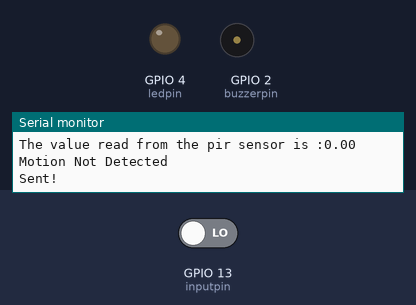
The sketch below on a simulated ESP8266 (NodeMCU). Parts: output pins drawn as LEDs (lit = HIGH), buzzer (waves = sounding, pin HIGH), the last lines printed to the serial monitor. The test bench sets the inputs (shaded band); at power-on: GPIO 13 (inputpin) LOW. WiFi joins after 1.5 s; servers stay silent unless stated; no MQTT or app messages arrive unless stated.

Above: at 2.8 s.
2.9 s: GPIO 13 (inputpin) driven HIGH
At 7.1 s:
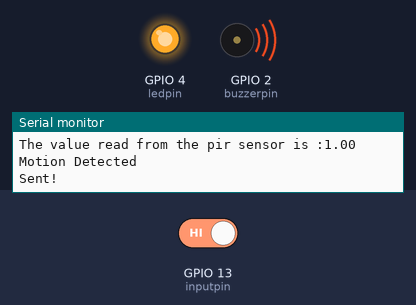
8.3 s: GPIO 13 (inputpin) driven LOW
At 12.8 s:
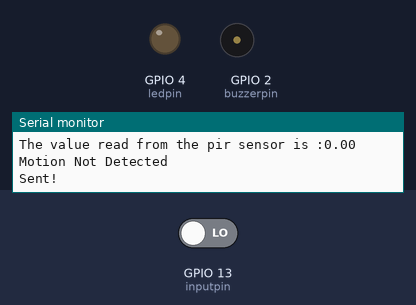
Timing chart, 0 to 14.3 s (numbered marks = the images above; inputs shaded):
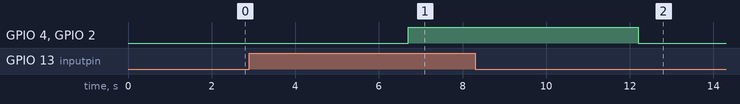

The sketch:

pir_sensor_2.ino
```cpp
//pir sensor project
//Project By Prathyusha Nareshkumar

#include <Adafruit_MQTT.h>                                  // Adafruit MQTT library
#include <Adafruit_MQTT_Client.h>                           // Adafruit MQTT library
//*****************************************************************************

#include <ESP8266WiFi.h>                                  // ESP8266 library
#include <SoftwareSerial.h>                                 // Software Serial Library so we can use Pins for communication with the GPS module

//*********************** PIR Motion Sensor Setup *****************************

int buzzerpin = 2;                                            // choose the pin for the BUZZER (Pin D4, GPIO 2)
int ledpin = 4;                                             // choose the pin for the LED (Pin D2, GPIO 4)
int inputpin = 13;                                          // choose the input pin (for PIR sensor) (Pin D7, GPIO 13)
int pirState = LOW;                                         // we start, assuming no motion detected
float readval = 0;
float writevalue=0;

//************************* WiFi Access Point *********************************

#define WLAN_SSID       "Naresh"                        // Enter Your router SSID
#define WLAN_PASS       "snk@1964"                        // Enter Your router Password
WiFiClient client;
//************************* Adafruit.io Setup *********************************

#define AIO_SERVER      "io.adafruit.com"
#define AIO_SERVERPORT  1883                                // use 8883 for SSL
#define AIO_USERNAME    "prathyu13"                      // Enter Your Adafruit IO Username
#define AIO_KEY         "aio_fiMZ09RH3pkJ7WplapdhjQ0qLgcV"                      // Enter Your Adafruit IO Key


Adafruit_MQTT_Client mqtt(&client, AIO_SERVER, AIO_SERVERPORT, AIO_USERNAME, AIO_KEY);
Adafruit_MQTT_Publish motion = Adafruit_MQTT_Publish(&mqtt, AIO_USERNAME "/feeds/pir-sensor-feed");
// connect to adafruit io via MQTT
void connect() {
  Serial.print("Connecting to Adafruit IO... ");
  int ret;
  while ( (ret= mqtt.connect()) != 0) {
         Serial.println(F("Connection failed")); break;
  if(ret >= 0)
      mqtt.disconnect();
      Serial.println(F("Retrying connection..."));
    delay(10000);
  }
  Serial.println("Adafruit IO Connected!");
}
void setup()
{
  Serial.begin(9600);
  pinMode(buzzerpin,OUTPUT);
  pinMode(ledpin,OUTPUT);
  pinMode(inputpin,INPUT);
  delay(100);
  Serial.println("Detecting the sensitivity of pir sensor using ,Adafruit IO,IFTTT,ESP8266");
  Serial.print("Connecting to ");
  Serial.println(WLAN_SSID);
  WiFi.begin(WLAN_SSID, WLAN_PASS);
  while (WiFi.status() != WL_CONNECTED) {
    delay(500);
    Serial.print(".");
  }

  Serial.println("Connected");
  Serial.println("IP address: ");
  Serial.println(WiFi.localIP());

  // connect to adafruit io
  connect();
}


void loop()
{
  readval = digitalRead(inputpin);
   delay(500);
  Serial.print("The value read from the pir sensor is :");
  Serial.println(readval);
  digitalWrite(buzzerpin,LOW);
  digitalWrite(ledpin,LOW);

  if( readval == HIGH){
  digitalWrite(buzzerpin,HIGH);
  digitalWrite(ledpin,HIGH);
  Serial.println("Motion Detected");
  if (! motion.publish(readval)) {                     //Publish to Adafruit
      Serial.println("Failed");
      Serial.println("Not updated");
    }
    else {
      Serial.println("Sent!");

    }
    delay(5000);

  }
  else if(readval == LOW)
  { digitalWrite(ledpin,LOW);
    digitalWrite(ledpin,LOW);

  Serial.println("Motion Not Detected");
  if (! motion.publish(readval)) {                     //Publish to Adafruit
      Serial.println("Failed");
      Serial.println("Not updated");
    }
    else {
      Serial.println("Sent!");

    }
    delay (4000);
  }


}
```

Measured:
- after the input at 2.9 s, GPIO 4 (ledpin), GPIO 2 (buzzerpin): LOW → HIGH after 3.8 s
- after the input at 8.3 s, GPIO 4 (ledpin), GPIO 2 (buzzerpin): HIGH → LOW after 3.9 s
